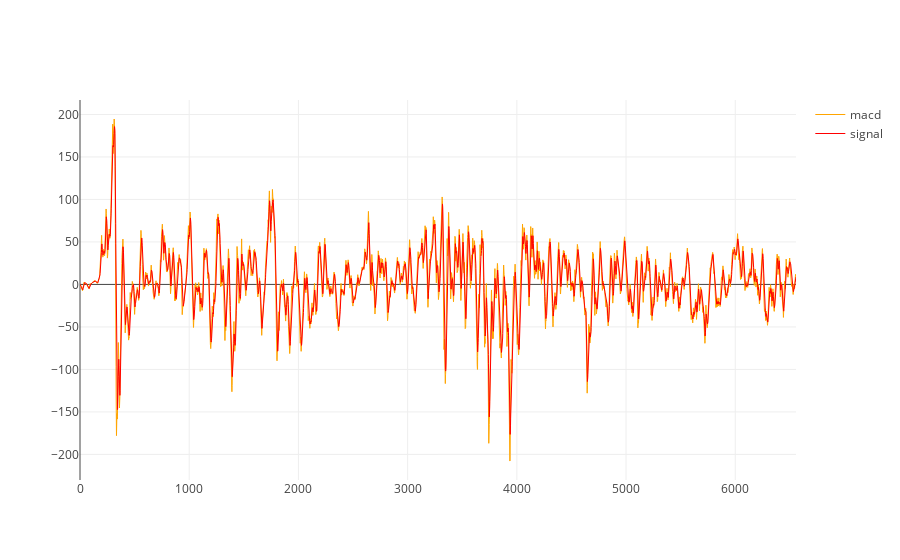

This figure's notebook cell:
### Code cell
import plotly as py
import plotly.graph_objs as go
import numpy as np
import pandas as pd
import itertools as it

py.offline.init_notebook_mode(connected=True)

data0 = pd.read_csv(CSV_FILE_NAME)[CSV_KEY]
x = []

for i in range(len(data0)):
    x.append(i)

trace0 = dict(
        visible = False,
        line=dict(color='#0000FF', width=1),
        name = 'data',
        x = x,
        y = data0)

trace1 = (dict(
        visible = True,
        line=dict(color='#FFA500', width=1),
        name = 'macd',
        x = x,
        y = data0.ewm(span=12, adjust=False).mean() - data0.ewm(span=26, adjust=False).mean()))

trace2 = (dict(
        visible = True,
        line=dict(color='#FF0000', width=1),
        name = 'signal',
        x = x,
        y = trace1['y'].ewm(span=9, adjust=False).mean()))

fig = dict(data=[trace1, trace2])

py.offline.iplot({
    "data": fig})

### Figure 1 — Plotly figure (JSON) as saved in the notebook; plotly's stock layout.template omitted (floating-point values rounded to 4 significant figures; data arrays with more than 128 entries replaced by an {"elided": "..."} marker saying what was removed)
{"data": [{"line": {"color": "#FFA500", "width": 1}, "name": "macd", "type": "scatter", "uid": "24536a7d-1e80-47a8-8931-b9f3596d0bfd", "visible": true, "x": {"elided": "6557 int values"}, "y": {"elided": "6557 float values"}}, {"line": {"color": "#FF0000", "width": 1}, "name": "signal", "type": "scatter", "uid": "b0acf879-60c3-4892-9bea-94a41ea99d25", "visible": true, "x": {"elided": "6557 int values"}, "y": {"elided": "6557 float values"}}], "layout": {}}
